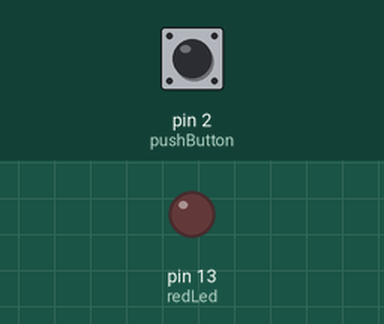
Simulated run of this sketch. Board: Arduino Uno, built with avr-gcc and run on an emulated ATmega328P. Parts: output pins drawn as LEDs (lit = HIGH). The test bench sets the inputs (shaded band); at power-on: pin 2 (pushButton) HIGH.

Above: at 1.2 s.
1.3 s: pin 2 (pushButton) pulled LOW for 0.15 s
At 2.2 s:
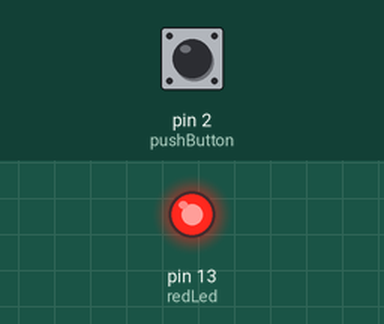
2.9 s: pin 2 (pushButton) pulled LOW for 1 s
At 3.4 s:
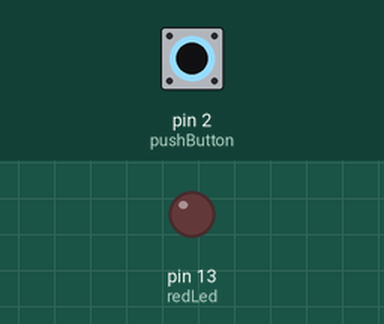
5.4 s: pin 2 (pushButton) pulled LOW for 3.2 s
At 6.5 s:
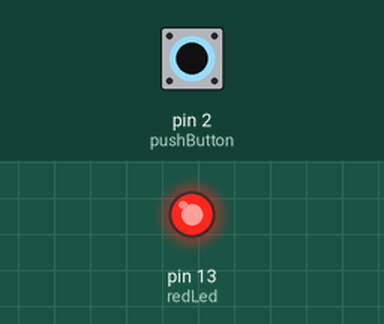
Timing chart, 0 to 8.4 s (numbered marks = the images above; inputs shaded):
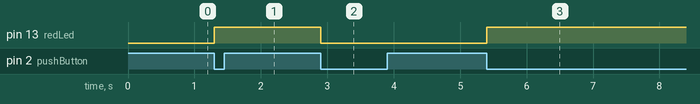

Measured:
- after the input at 1.3 s, pin 13 (redLed): LOW → HIGH at once
- after the input at 2.9 s, pin 13 (redLed): HIGH → LOW at once
- after the input at 5.4 s, pin 13 (redLed): LOW → HIGH at once

The sketch:

Exercise2.3.ino.ino
```cpp
#include <avr/io.h>
#include <avr/interrupt.h>
#include <util/delay.h>

int main(void) {
  DDRB |= (1 << PB5);

  TCCR1B |= (1 << WGM12); // CTC Mode

  TCCR1B |= (1 << CS12) | (1 << CS10); // PRESCALER = 1024

  OCR1A = 15625;

  TIMSK1 |= (1 << OCIE1A);
  sei();

  while (1) {

}
}
ISR(TIMER1_COMPA_vect) {
  PORTB ^= (1 << PB5);
}
```

Exercise2.1a.ino.ino
```cpp
int redLed = 13;
int pushButton = 2;
volatile int ledState;

void buttonInterrupt() {
  ledState = !ledState;
  digitalWrite(redLed, ledState);

}

void setup() {
  pinMode(redLed, OUTPUT);
  pinMode(pushButton, INPUT_PULLUP);
  attachInterrupt(digitalPinToInterrupt(pushButton), buttonInterrupt, FALLING);
}

void loop() {
  // You can add something like:

}
```
